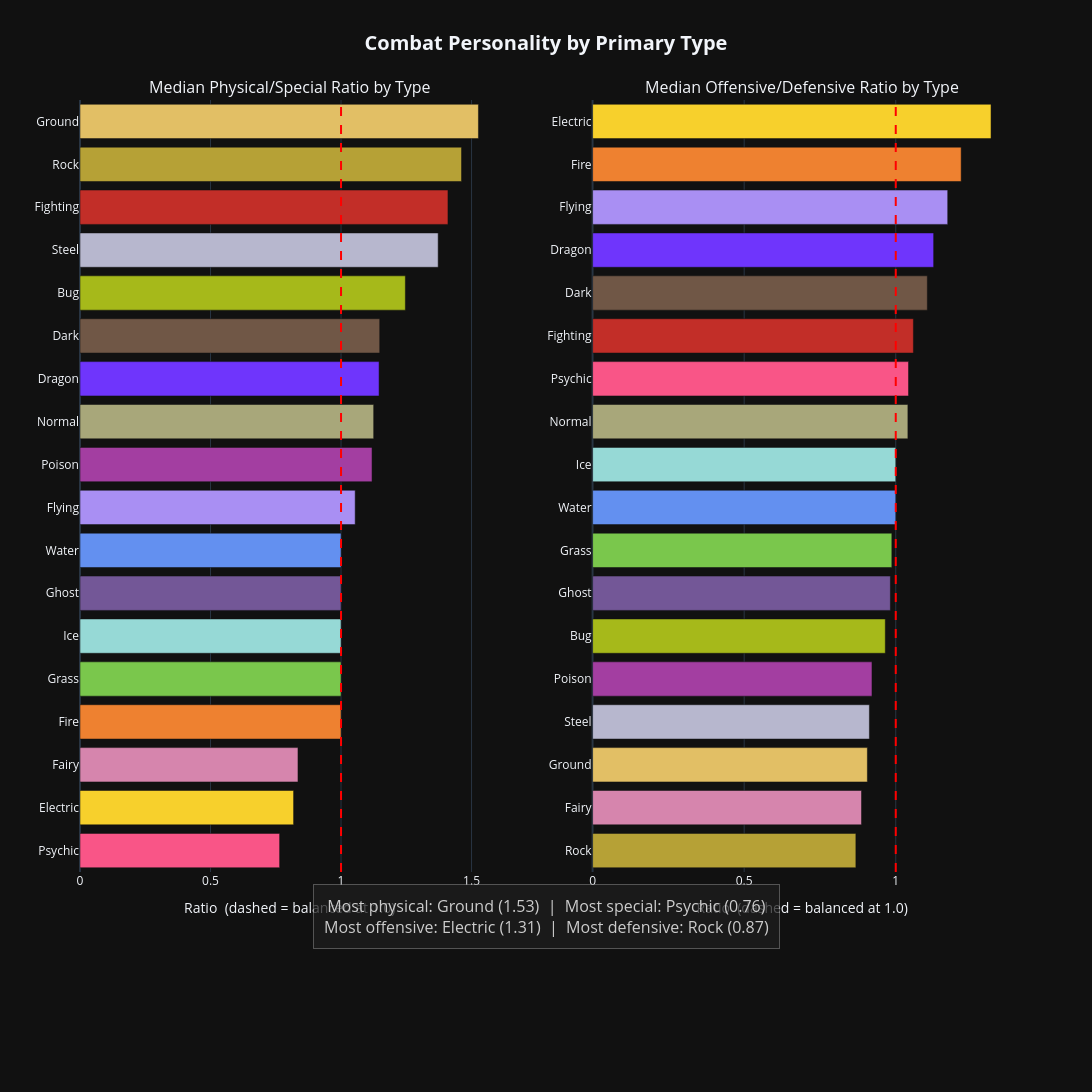

The code cell stored with this chart in its notebook:
### Markdown cell above
### **3.3.iii.2)** Section 2: Type Shapes Stat Identity, Not Just Stat Total

---
**Question:** Does a Pokémon's primary type determine its fighting personality more than its raw power level?

### Code cell
# --- 2a: Combat ratio profiles by Type 1 ---
type_ps = pokes.groupby('Type 1')['Physical/Special'].median().sort_values()
type_od = pokes.groupby('Type 1')['Offensive/Defensive'].median().sort_values()

fig = make_subplots(rows=1, cols=2,
                    subplot_titles=['Median Physical/Special Ratio by Type',
                                    'Median Offensive/Defensive Ratio by Type'])

fig.add_trace(go.Bar(
    y=type_ps.index.tolist(), x=type_ps.values, orientation='h',
    marker_color=[TYPE_COLORS.get(t, '#888') for t in type_ps.index],
    showlegend=False,
), row=1, col=1)
fig.add_vline(x=1.0, line_dash='dash', line_color='red', row=1, col=1)

fig.add_trace(go.Bar(
    y=type_od.index.tolist(), x=type_od.values, orientation='h',
    marker_color=[TYPE_COLORS.get(t, '#888') for t in type_od.index],
    showlegend=False,
), row=1, col=2)
fig.add_vline(x=1.0, line_dash='dash', line_color='red', row=1, col=2)

fig.update_layout(
    title=dict(text='<b>Combat Personality by Primary Type</b>', x=0.5, font=dict(size=20)),
    template=_T, height=_H, width=_W,
)
fig.update_xaxes(title_text='Ratio  (dashed = balanced at 1.0)')

note = (
    f'Most physical: {type_ps.idxmax()} ({type_ps.max():.2f})  |  '
    f'Most special: {type_ps.idxmin()} ({type_ps.min():.2f})<br>'
    f'Most offensive: {type_od.idxmax()} ({type_od.max():.2f})  |  '
    f'Most defensive: {type_od.idxmin()} ({type_od.min():.2f})'
)
stats_note(fig, note)
fig.show()

### Figure 1 — Plotly figure (JSON) as saved in the notebook; plotly's stock layout.template omitted (floating-point values rounded to 4 significant figures)
{"data": [{"marker": {"color": ["#F95587", "#F7D02C", "#D685AD", "#EE8130", "#7AC74C", "#96D9D6", "#735797", "#6390F0", "#A98FF3", "#A33EA1", "#A8A77A", "#6F35FC", "#705746", "#A6B91A", "#B7B7CE", "#C22E28", "#B6A136", "#E2BF65"]}, "orientation": "h", "showlegend": false, "type": "bar", "x": [0.7647, 0.8182, 0.835, 1.0, 1.0, 1.0, 1.0, 1.0, 1.054, 1.119, 1.125, 1.146, 1.148, 1.246, 1.372, 1.41, 1.462, 1.526], "xaxis": "x", "y": ["Psychic", "Electric", "Fairy", "Fire", "Grass", "Ice", "Ghost", "Water", "Flying", "Poison", "Normal", "Dragon", "Dark", "Bug", "Steel", "Fighting", "Rock", "Ground"], "yaxis": "y"}, {"marker": {"color": ["#B6A136", "#D685AD", "#E2BF65", "#B7B7CE", "#A33EA1", "#A6B91A", "#735797", "#7AC74C", "#6390F0", "#96D9D6", "#A8A77A", "#F95587", "#C22E28", "#705746", "#6F35FC", "#A98FF3", "#EE8130", "#F7D02C"]}, "orientation": "h", "showlegend": false, "type": "bar", "x": [0.8684, 0.887, 0.9064, 0.913, 0.9216, 0.9655, 0.9822, 0.9871, 1.0, 1.0, 1.04, 1.042, 1.058, 1.104, 1.125, 1.171, 1.216, 1.314], "xaxis": "x2", "y": ["Rock", "Fairy", "Ground", "Steel", "Poison", "Bug", "Ghost", "Grass", "Water", "Ice", "Normal", "Psychic", "Fighting", "Dark", "Dragon", "Flying", "Fire", "Electric"], "yaxis": "y2"}], "layout": {"annotations": [{"font": {"size": 16}, "showarrow": false, "text": "Median Physical/Special Ratio by Type", "x": 0.225, "xanchor": "center", "xref": "paper", "y": 1.0, "yanchor": "bottom", "yref": "paper"}, {"font": {"size": 16}, "showarrow": false, "text": "Median Offensive/Defensive Ratio by Type", "x": 0.775, "xanchor": "center", "xref": "paper", "y": 1.0, "yanchor": "bottom", "yref": "paper"}, {"align": "center", "bgcolor": "rgba(30,30,30,0.75)", "bordercolor": "rgba(200,200,200,0.35)", "borderpad": 10, "borderwidth": 1, "font": {"color": "#cccccc", "size": 16}, "showarrow": false, "text": "Most physical: Ground (1.53)  |  Most special: Psychic (0.76)<br>Most offensive: Electric (1.31)  |  Most defensive: Rock (0.87)", "x": 0.5, "xref": "paper", "y": -0.1, "yref": "paper"}], "height": 1200, "margin": {"b": 220}, "shapes": [{"line": {"color": "red", "dash": "dash"}, "type": "line", "x0": 1.0, "x1": 1.0, "xref": "x", "y0": 0, "y1": 1, "yref": "y domain"}, {"line": {"color": "red", "dash": "dash"}, "type": "line", "x0": 1.0, "x1": 1.0, "xref": "x2", "y0": 0, "y1": 1, "yref": "y2 domain"}], "title": {"font": {"size": 20}, "text": "<b>Combat Personality by Primary Type</b>", "x": 0.5}, "width": 2000, "xaxis": {"anchor": "y", "domain": [0.0, 0.45], "title": {"text": "Ratio  (dashed = balanced at 1.0)"}}, "xaxis2": {"anchor": "y2", "domain": [0.55, 1.0], "title": {"text": "Ratio  (dashed = balanced at 1.0)"}}, "yaxis": {"anchor": "x", "domain": [0.0, 1.0]}, "yaxis2": {"anchor": "x2", "domain": [0.0, 1.0]}}}
